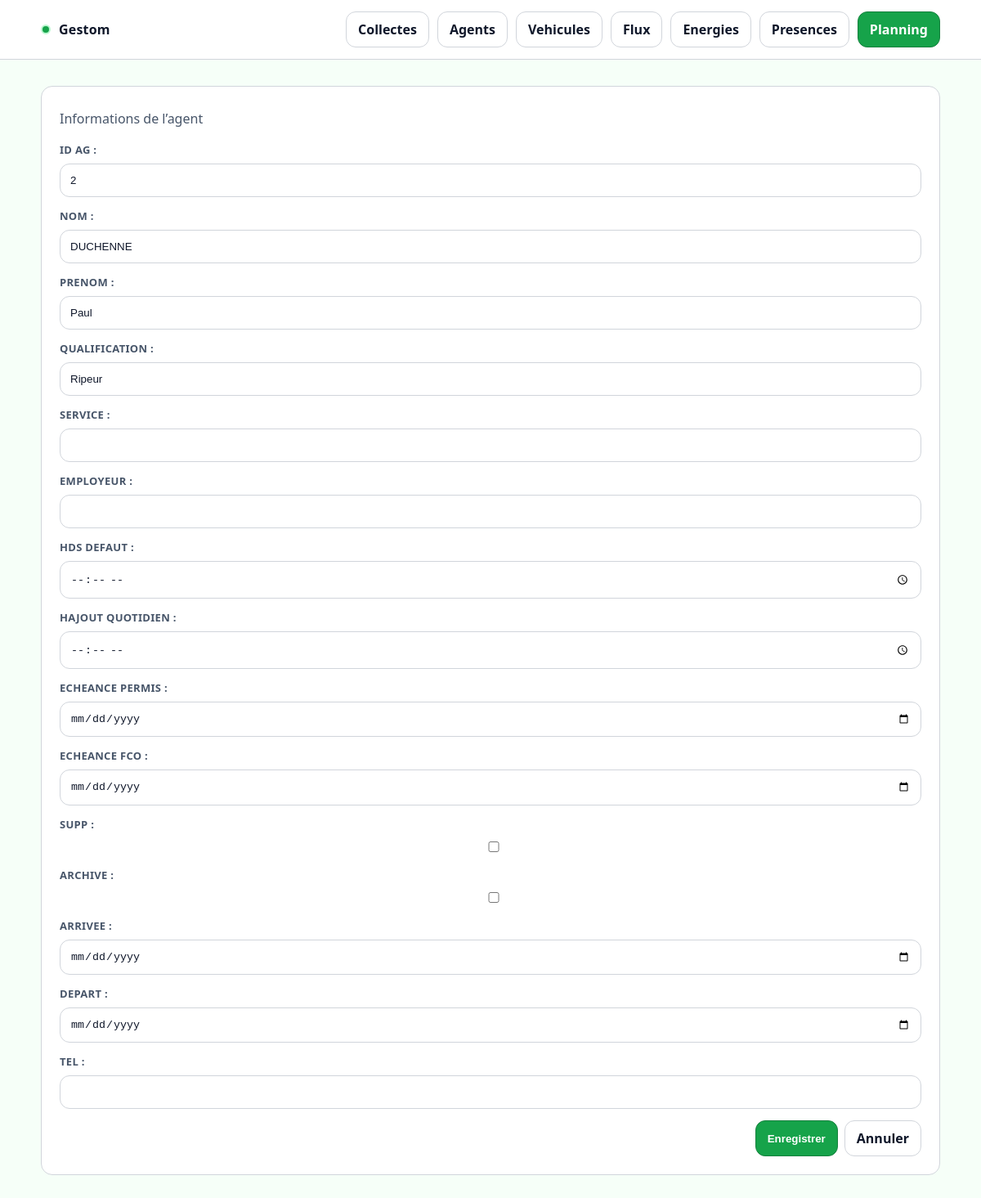
The page /agents/2/modifier/ on the database as committed earlier.
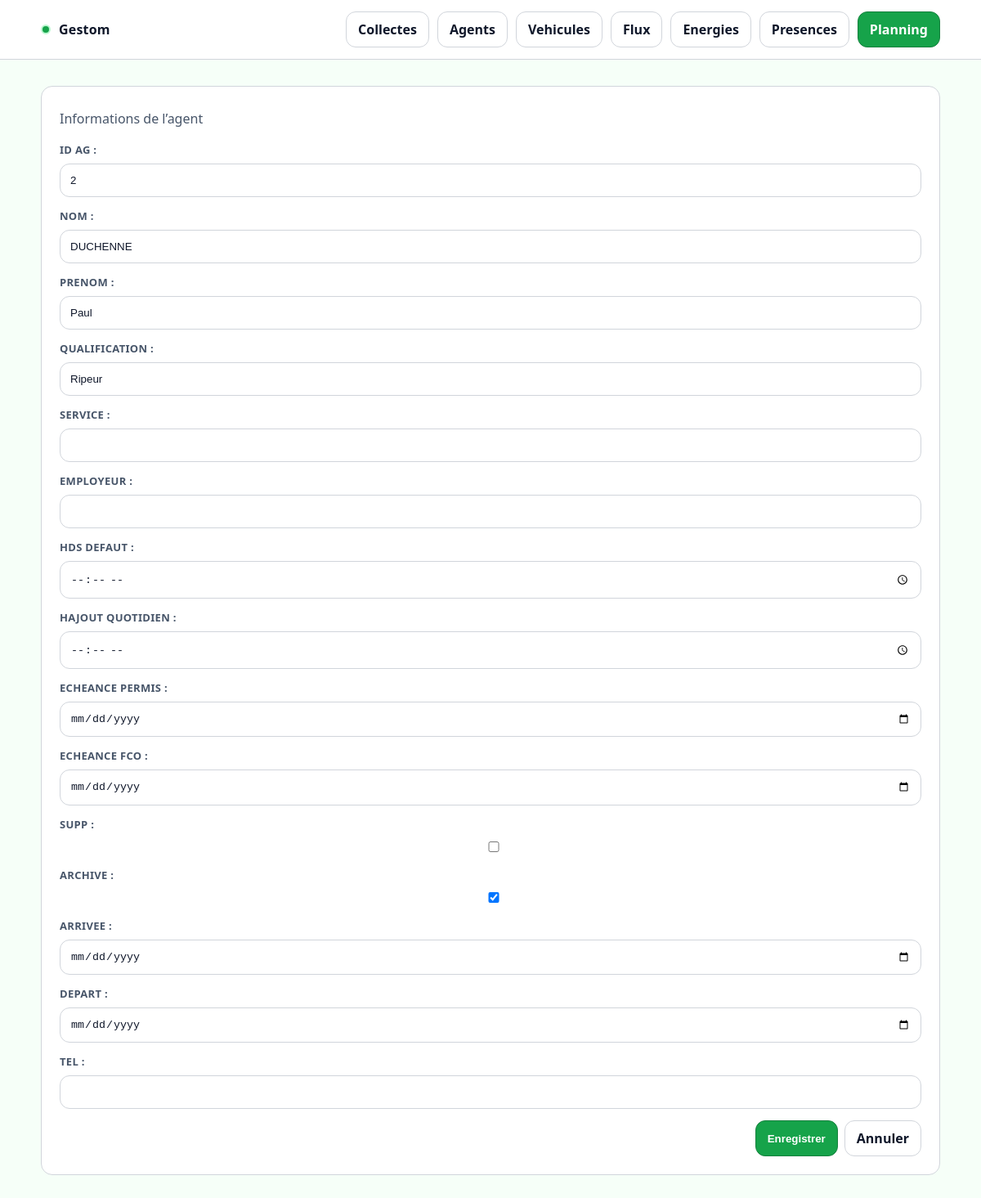
The same page on the database as committed later.
### core/models.py (models this page shows, shortened)
class Agent(models.Model):
    id_ag = models.PositiveIntegerField(unique=True)
    nom = models.CharField(max_length=100)
    prenom = models.CharField(max_length=100)
    qualification = models.CharField(max_length=150, blank=True)
    service = models.CharField(max_length=150, blank=True)
    employeur = models.CharField(max_length=150, blank=True)
    hds_defaut = models.TimeField(null=True, blank=True)
    hajout_quotidien = models.TimeField(null=True, blank=True)
    echeance_permis = models.DateField(null=True, blank=True)
    echeance_fco = models.DateField(null=True, blank=True)
    supp = models.BooleanField(default=False)
    archive = models.BooleanField(default=False)
    arrivee = models.DateField(null=True, blank=True)
    depart = models.DateField(null=True, blank=True)
    tel = models.CharField(max_length=30, blank=True)
    class Meta:
        ordering = ["nom", "prenom"]

### core/views.py (the view)
# urls.py: path("agents/<int:pk>/modifier/", AgentUpdateView.as_view(), name="agent_update"),
class AgentUpdateView(UpdateView):
    model = Agent
    form_class = AgentForm
    template_name = "core/agent_form.html"
    success_url = reverse_lazy("core:agent_list")

### core/forms.py
class AgentForm(forms.ModelForm):
    class Meta:
        model = Agent
        fields = [
            "id_ag", "nom", "prenom", "qualification", "service", "employeur",
            "hds_defaut", "hajout_quotidien", "echeance_permis", "echeance_fco",
            "supp", "archive", "arrivee", "depart", "tel",
        ]
        widgets = {
            "echeance_permis": forms.DateInput(attrs={"type": "date"}),
            "echeance_fco": forms.DateInput(attrs={"type": "date"}),
            "arrivee": forms.DateInput(attrs={"type": "date"}),
            "depart": forms.DateInput(attrs={"type": "date"}),
            "hds_defaut": forms.TimeInput(attrs={"type": "time"}),
            "hajout_quotidien": forms.TimeInput(attrs={"type": "time"}),
        }

### core/templates/core/agent_form.html (shortened to what this page needs)
{% extends "core/base.html" %}
{% block content %}
<div class="card">
  <div class="card__pad">
    <div class="header">
      <div>
        <p class="sub">Informations de l’agent</p>
      </div>
    </div>
    <form method="post" class="form">
      {% for field in form %}
      <div class="field">
        {{ field.label_tag }}
        {{ field }}
      </div>
      {% endfor %}
      <div class="actions">
        <button class="btn btn--primary" type="submit">Enregistrer</button>
        <a href="{% url 'agent_list' %}" class="btn btn--ghost">Annuler</a>
      </div>
    </form>
  </div>
</div>
{% endblock %}

Rows that differ between the two databases and show on the page:
changed Agent "DUCHENNE": archive "☐" → "☑"
